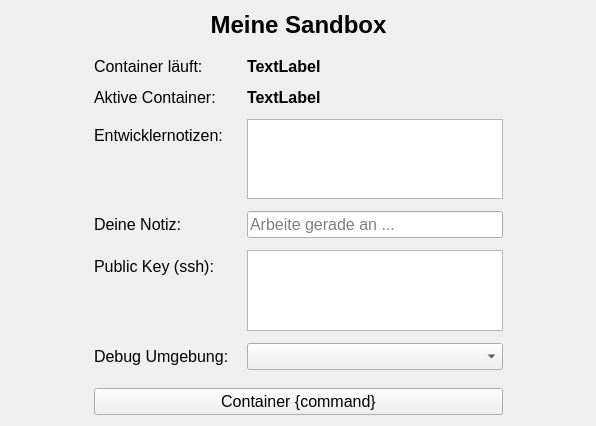
<?xml version="1.0" encoding="UTF-8"?>
<ui version="4.0">
 <class>Form</class>
 <widget class="QWidget" name="Form">
  <property name="geometry">
   <rect>
    <x>0</x>
    <y>0</y>
    <width>596</width>
    <height>426</height>
   </rect>
  </property>
  <property name="windowTitle">
   <string>Form</string>
  </property>
  <layout class="QGridLayout" name="gridLayout">
   <property name="horizontalSpacing">
    <number>6</number>
   </property>
   <property name="verticalSpacing">
    <number>18</number>
   </property>
   <item row="0" column="1">
    <spacer name="verticalSpacer">
     <property name="orientation">
      <enum>Qt::Orientation::Vertical</enum>
     </property>
     <property name="sizeHint" stdset="0">
      <size>
       <width>20</width>
       <height>40</height>
      </size>
     </property>
    </spacer>
   </item>
   <item row="3" column="1">
    <widget class="QPushButton" name="sandbox_control">
     <property name="font">
      <font>
       <pointsize>12</pointsize>
      </font>
     </property>
     <property name="text">
      <string>Container {command}</string>
     </property>
    </widget>
   </item>
   <item row="2" column="2">
    <spacer name="horizontalSpacer_2">
     <property name="orientation">
      <enum>Qt::Orientation::Horizontal</enum>
     </property>
     <property name="sizeHint" stdset="0">
      <size>
       <width>40</width>
       <height>20</height>
      </size>
     </property>
    </spacer>
   </item>
   <item row="2" column="1">
    <layout class="QFormLayout" name="formLayout">
     <property name="horizontalSpacing">
      <number>18</number>
     </property>
     <property name="verticalSpacing">
      <number>12</number>
     </property>
     <item row="0" column="0">
      <widget class="QLabel" name="label_2">
       <property name="font">
        <font>
         <pointsize>12</pointsize>
        </font>
       </property>
       <property name="text">
        <string>Container läuft:</string>
       </property>
      </widget>
     </item>
     <item row="0" column="1">
      <widget class="QLabel" name="container_status">
       <property name="font">
        <font>
         <pointsize>12</pointsize>
         <bold>true</bold>
        </font>
       </property>
       <property name="text">
        <string>TextLabel</string>
       </property>
      </widget>
     </item>
     <item row="1" column="0">
      <widget class="QLabel" name="label_4">
       <property name="font">
        <font>
         <pointsize>12</pointsize>
        </font>
       </property>
       <property name="text">
        <string>Aktive Container:</string>
       </property>
      </widget>
     </item>
     <item row="1" column="1">
      <widget class="QLabel" name="containers_active">
       <property name="font">
        <font>
         <pointsize>12</pointsize>
         <bold>true</bold>
        </font>
       </property>
       <property name="text">
        <string>TextLabel</string>
       </property>
      </widget>
     </item>
     <item row="2" column="0">
      <widget class="QLabel" name="label_3">
       <property name="font">
        <font>
         <pointsize>12</pointsize>
         <bold>false</bold>
        </font>
       </property>
       <property name="text">
        <string>Entwicklernotizen:</string>
       </property>
      </widget>
     </item>
     <item row="2" column="1">
      <widget class="QTextBrowser" name="notes">
       <property name="font">
        <font>
         <pointsize>12</pointsize>
        </font>
       </property>
      </widget>
     </item>
     <item row="3" column="0">
      <widget class="QLabel" name="label_5">
       <property name="font">
        <font>
         <pointsize>12</pointsize>
        </font>
       </property>
       <property name="text">
        <string>Deine Notiz:</string>
       </property>
      </widget>
     </item>
     <item row="3" column="1">
      <widget class="QLineEdit" name="dev_note">
       <property name="font">
        <font>
         <pointsize>12</pointsize>
        </font>
       </property>
       <property name="placeholderText">
        <string>Arbeite gerade an ...</string>
       </property>
      </widget>
     </item>
     <item row="4" column="0">
      <widget class="QLabel" name="label_6">
       <property name="font">
        <font>
         <pointsize>12</pointsize>
        </font>
       </property>
       <property name="text">
        <string>Public Key (ssh):</string>
       </property>
      </widget>
     </item>
     <item row="4" column="1">
      <widget class="QPlainTextEdit" name="public_key">
       <property name="font">
        <font>
         <pointsize>12</pointsize>
        </font>
       </property>
      </widget>
     </item>
     <item row="5" column="0">
      <widget class="QLabel" name="label_7">
       <property name="font">
        <font>
         <pointsize>12</pointsize>
        </font>
       </property>
       <property name="text">
        <string>Debug Umgebung:</string>
       </property>
      </widget>
     </item>
     <item row="5" column="1">
      <widget class="QComboBox" name="env_group">
       <property name="font">
        <font>
         <pointsize>12</pointsize>
        </font>
       </property>
      </widget>
     </item>
    </layout>
   </item>
   <item row="2" column="0">
    <spacer name="horizontalSpacer">
     <property name="orientation">
      <enum>Qt::Orientation::Horizontal</enum>
     </property>
     <property name="sizeHint" stdset="0">
      <size>
       <width>40</width>
       <height>20</height>
      </size>
     </property>
    </spacer>
   </item>
   <item row="1" column="1">
    <widget class="QLabel" name="label">
     <property name="font">
      <font>
       <pointsize>18</pointsize>
       <bold>true</bold>
      </font>
     </property>
     <property name="text">
      <string>Meine Sandbox</string>
     </property>
     <property name="alignment">
      <set>Qt::AlignmentFlag::AlignCenter</set>
     </property>
    </widget>
   </item>
   <item row="4" column="1">
    <spacer name="verticalSpacer_2">
     <property name="orientation">
      <enum>Qt::Orientation::Vertical</enum>
     </property>
     <property name="sizeHint" stdset="0">
      <size>
       <width>20</width>
       <height>40</height>
      </size>
     </property>
    </spacer>
   </item>
  </layout>
 </widget>
 <resources/>
 <connections/>
</ui>
